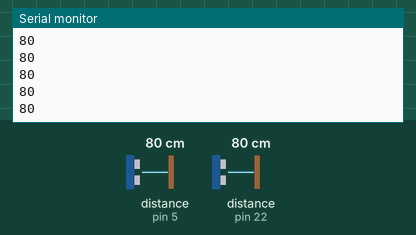
This sketch was run on a simulated Arduino Uno, built with avr-gcc and run on an emulated ATmega328P. On the bench: the last lines printed to the serial monitor. Inputs (shaded band) come from the test bench; at power-on: distance to the obstacle (sensors on pin 5, pin 22) 80 cm. The echo pulse lasts 58.3 µs per cm.

Above: at 1.2 s.
1.3 s: distance to the obstacle (sensor on pin 5) set to 2 cm
At 1.34 s:
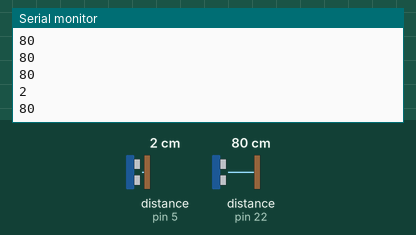
2.8 s: distance to the obstacle (sensor on pin 22) set to 4 cm
At 2.82 s:
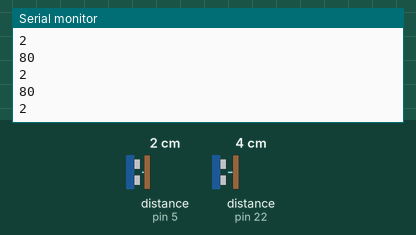
4.3 s: distance to the obstacle (sensor on pin 5) set to 9 cm
At 4.35 s:
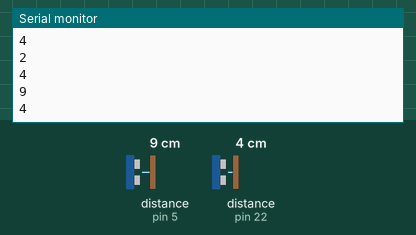
5.8 s: distance to the obstacle (sensor on pin 22) set to 18 cm
At 5.88 s:
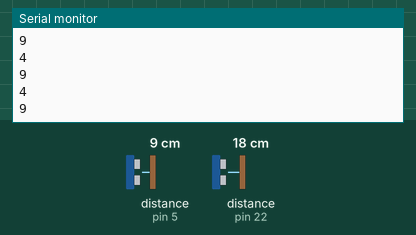
Timing chart, 0 to 8.3 s (numbered marks = the images above; inputs shaded):
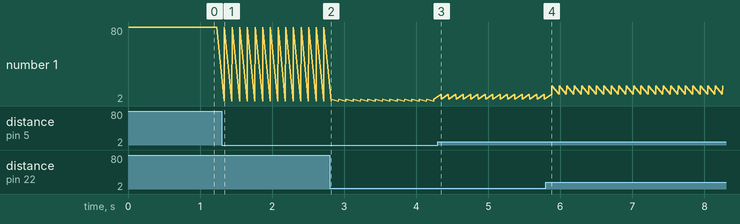

The sketch:

Demo.ino
```cpp
#include <afstandssensor.h>
                                        // AfstandsSensor(triggerPin, echoPin);
AfstandsSensor s1(2, 5);
AfstandsSensor s2(23, 22);
//AfstandsSensor s3(2, 5);
// Starter afstandssensoren på ben 13 og 12.

void setup () {
    Serial.begin(9600);  // Opsætter serial kommunikation tilbage til computeren
}

void loop () {
    // Måler afstanden for hver 500ms
    int a = s1.afstandCM();
    int b = s2.afstandCM();
    Serial.println(a);
    //Serial.print(" ");
    Serial.println(b);
    delay(100);
}
```

Measured:
- after the input at 1.3 s, the serial monitor: prints a new line at once (image 1)
- after the input at 4.3 s, the serial monitor: prints a new line after 0.05 s (image 3)
- plotted number 1: 80 → 4 after the input at 2.8 s, 4 → 18 after the input at 5.8 s
